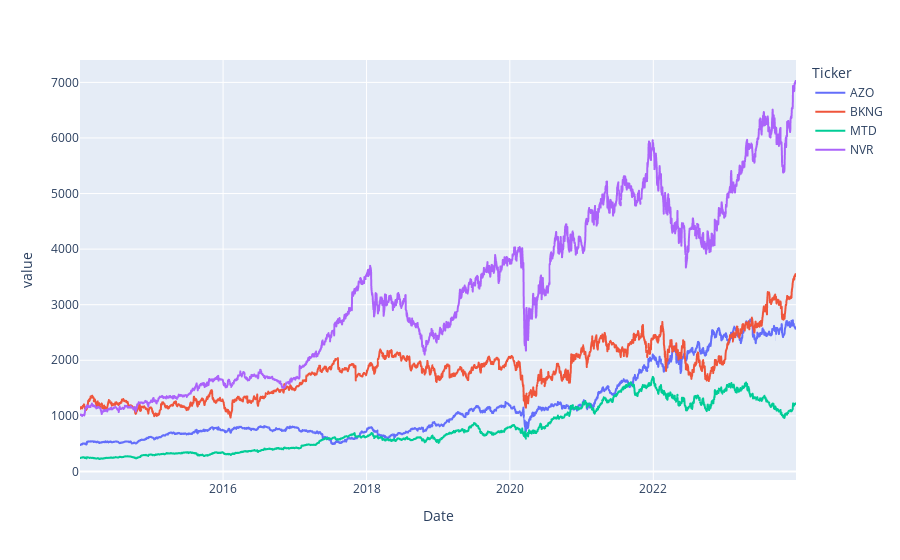

Here is the notebook cell this chart was saved with:
### Code cell
# plot the 4 stocks together 


df1 = pd.melt(df, id_vars='Date')
px.line(df1, x = 'Date', y = 'value', color='Ticker')

### Figure 1 — Plotly figure (JSON) as saved in the notebook; plotly's stock layout.template omitted (floating-point values rounded to 4 significant figures; data arrays with more than 128 entries replaced by an {"elided": "..."} marker saying what was removed)
{"data": [{"hovertemplate": "Ticker=AZO<br>Date=%{x}<br>value=%{y}<extra></extra>", "legendgroup": "AZO", "line": {"color": "#636efa", "dash": "solid"}, "marker": {"symbol": "circle"}, "mode": "lines", "name": "AZO", "showlegend": true, "type": "scattergl", "x": {"elided": "2516 str values"}, "xaxis": "x", "y": {"elided": "2516 float values"}, "yaxis": "y"}, {"hovertemplate": "Ticker=BKNG<br>Date=%{x}<br>value=%{y}<extra></extra>", "legendgroup": "BKNG", "line": {"color": "#EF553B", "dash": "solid"}, "marker": {"symbol": "circle"}, "mode": "lines", "name": "BKNG", "showlegend": true, "type": "scattergl", "x": {"elided": "2516 str values"}, "xaxis": "x", "y": {"elided": "2516 float values"}, "yaxis": "y"}, {"hovertemplate": "Ticker=MTD<br>Date=%{x}<br>value=%{y}<extra></extra>", "legendgroup": "MTD", "line": {"color": "#00cc96", "dash": "solid"}, "marker": {"symbol": "circle"}, "mode": "lines", "name": "MTD", "showlegend": true, "type": "scattergl", "x": {"elided": "2516 str values"}, "xaxis": "x", "y": {"elided": "2516 float values"}, "yaxis": "y"}, {"hovertemplate": "Ticker=NVR<br>Date=%{x}<br>value=%{y}<extra></extra>", "legendgroup": "NVR", "line": {"color": "#ab63fa", "dash": "solid"}, "marker": {"symbol": "circle"}, "mode": "lines", "name": "NVR", "showlegend": true, "type": "scattergl", "x": {"elided": "2516 str values"}, "xaxis": "x", "y": {"elided": "2516 float values"}, "yaxis": "y"}], "layout": {"legend": {"title": {"text": "Ticker"}, "tracegroupgap": 0}, "margin": {"t": 60}, "xaxis": {"anchor": "y", "domain": [0, 1], "title": {"text": "Date"}}, "yaxis": {"anchor": "x", "domain": [0, 1], "title": {"text": "value"}}}}
